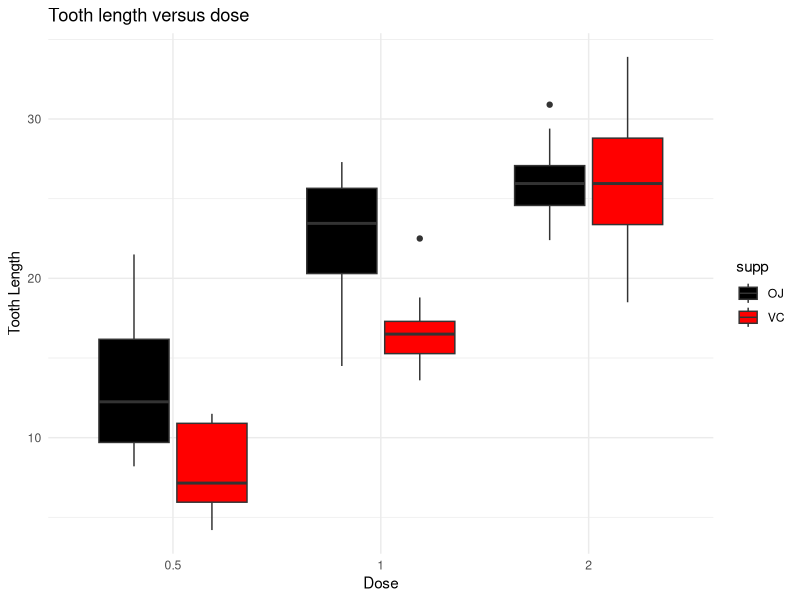

This figure's R source:
## ---- chunk 1
dothing<-function(x1,x2,x3)
  {a1=max(grad1,na.rm=TRUE)
  a2=max(grad2,na.rm=TRUE)
  a3=max(grad3,na.rm=TRUE)
  a4=max(c(a1,a2,a3),na.rm=TRUE)
  return(a4)}
## ---- chunk 2


## ---- chunk 3


## ---- chunk 4
register.backend <- function(copl) {
  require(parallel)
  co <- detectCores()
  ## Windows: 
  #cluster <- makePSOCKcluster(copl)
  ## Mac or Linux: 
  registerDoParallel(cores = copl)
}
## ---- chunk 5


## ---- chunk 6
library(ggplot2)
ggplot(ToothGrowth,aes(x=factor(dose),y=len))+geom_boxplot(aes(fill=supp),position="dodge2")+scale_fill_manual(values=c("black","red"))+xlab("Dose")+ylab("Tooth Length")+ggtitle("Tooth length versus dose")+theme_minimal()
